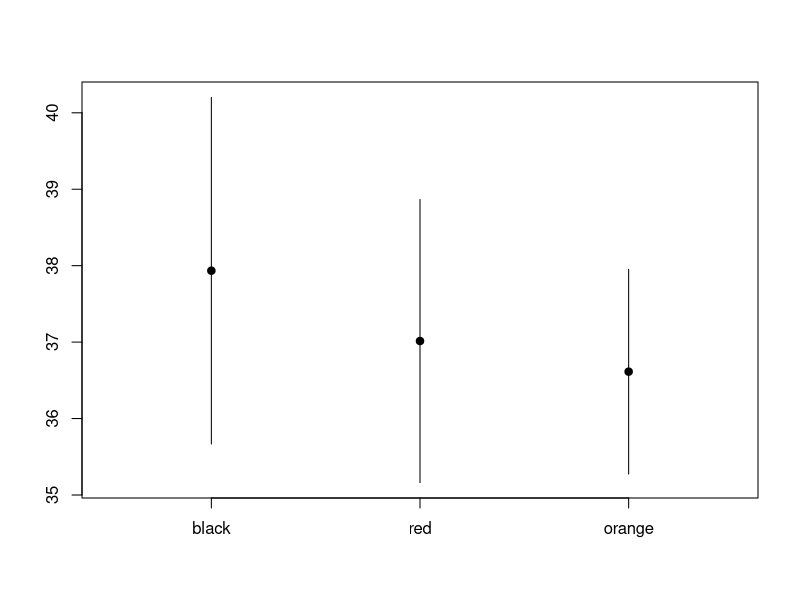

The R script that drew this image:
## ---- chunk 1
foo <- data.frame(color=c("black","red","orange"),
    mean.temp=c(37.93431,37.01423,36.61345),
    sd=c(2.267125,1.852052,1.339032))
## ---- chunk 2
plot(1:3,foo$mean.temp,pch=19,xlab="",ylab="",xaxt="n",xlim=c(0.5,3.5),
    ylim=c(min(foo$mean.temp-foo$sd),max((foo$mean.temp+foo$sd))))
## ---- chunk 3
lines(rbind(1:3,1:3,NA),rbind(foo$mean.temp-foo$sd,foo$mean.temp+foo$sd,NA))
## ---- chunk 4
axis(side=1,at=1:3,labels=foo$color)
